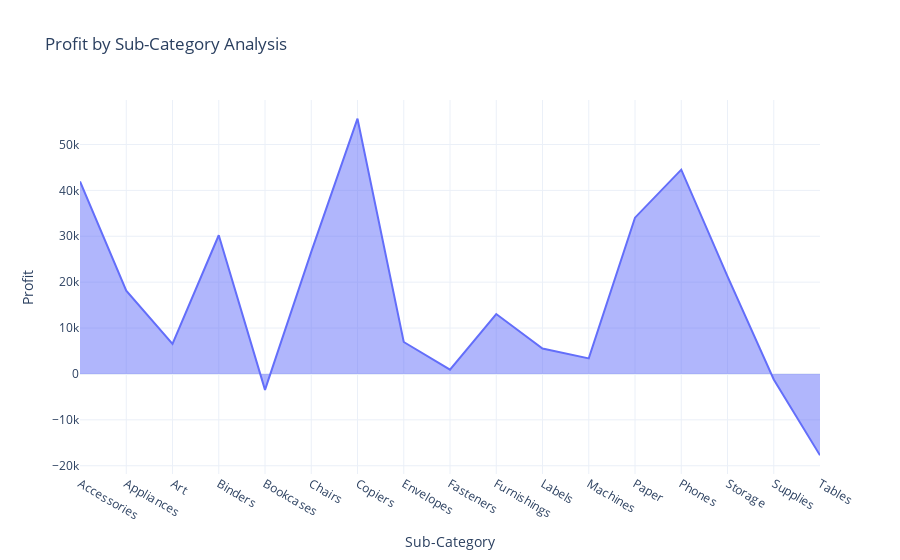

The notebook cell saved with this chart:
### Code cell
area_graph = px.area(profit_by_sub_category,
                     x='Sub-Category',
                     y='Profit',
                     title = ' Profit by Sub-Category Analysis')
area_graph.show()

### Figure 1 — Plotly figure (JSON) as saved in the notebook; plotly's stock layout.template omitted (floating-point values rounded to 4 significant figures)
{"data": [{"fillpattern": {"shape": ""}, "hovertemplate": "Sub-Category=%{x}<br>Profit=%{y}<extra></extra>", "legendgroup": "", "line": {"color": "#636efa"}, "marker": {"symbol": "circle"}, "mode": "lines", "name": "", "orientation": "v", "showlegend": false, "stackgroup": "1", "type": "scatter", "x": ["Accessories", "Appliances", "Art", "Binders", "Bookcases", "Chairs", "Copiers", "Envelopes", "Fasteners", "Furnishings", "Labels", "Machines", "Paper", "Phones", "Storage", "Supplies", "Tables"], "xaxis": "x", "y": [41940.0, 18140.0, 6528.0, 30220.0, -3473.0, 26590.0, 55620.0, 6964.0, 949.5, 13060.0, 5546.0, 3385.0, 34050.0, 44520.0, 21280.0, -1189.0, -17730.0], "yaxis": "y"}], "layout": {"legend": {"tracegroupgap": 0}, "title": {"text": " Profit by Sub-Category Analysis"}, "xaxis": {"anchor": "y", "domain": [0, 1], "title": {"text": "Sub-Category"}}, "yaxis": {"anchor": "x", "domain": [0, 1], "title": {"text": "Profit"}}}}
